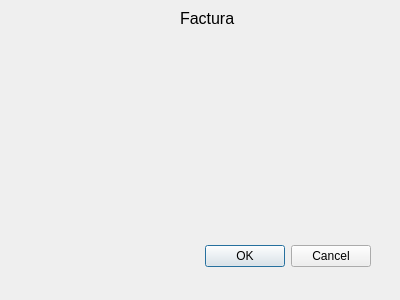
<?xml version="1.0" encoding="UTF-8"?>
<ui version="4.0">
 <class>Factura</class>
 <widget class="QDialog" name="Factura">
  <property name="geometry">
   <rect>
    <x>0</x>
    <y>0</y>
    <width>400</width>
    <height>300</height>
   </rect>
  </property>
  <property name="windowTitle">
   <string>Dialog</string>
  </property>
  <widget class="QDialogButtonBox" name="buttonBox">
   <property name="geometry">
    <rect>
     <x>30</x>
     <y>240</y>
     <width>341</width>
     <height>32</height>
    </rect>
   </property>
   <property name="orientation">
    <enum>Qt::Horizontal</enum>
   </property>
   <property name="standardButtons">
    <set>QDialogButtonBox::Cancel|QDialogButtonBox::Ok</set>
   </property>
  </widget>
  <widget class="QLabel" name="label">
   <property name="geometry">
    <rect>
     <x>180</x>
     <y>10</y>
     <width>61</width>
     <height>16</height>
    </rect>
   </property>
   <property name="font">
    <font>
     <pointsize>12</pointsize>
    </font>
   </property>
   <property name="text">
    <string>Factura</string>
   </property>
  </widget>
 </widget>
 <resources/>
 <connections>
  <connection>
   <sender>buttonBox</sender>
   <signal>accepted()</signal>
   <receiver>Factura</receiver>
   <slot>accept()</slot>
   <hints>
    <hint type="sourcelabel">
     <x>248</x>
     <y>254</y>
    </hint>
    <hint type="destinationlabel">
     <x>157</x>
     <y>274</y>
    </hint>
   </hints>
  </connection>
  <connection>
   <sender>buttonBox</sender>
   <signal>rejected()</signal>
   <receiver>Factura</receiver>
   <slot>reject()</slot>
   <hints>
    <hint type="sourcelabel">
     <x>316</x>
     <y>260</y>
    </hint>
    <hint type="destinationlabel">
     <x>286</x>
     <y>274</y>
    </hint>
   </hints>
  </connection>
 </connections>
</ui>
